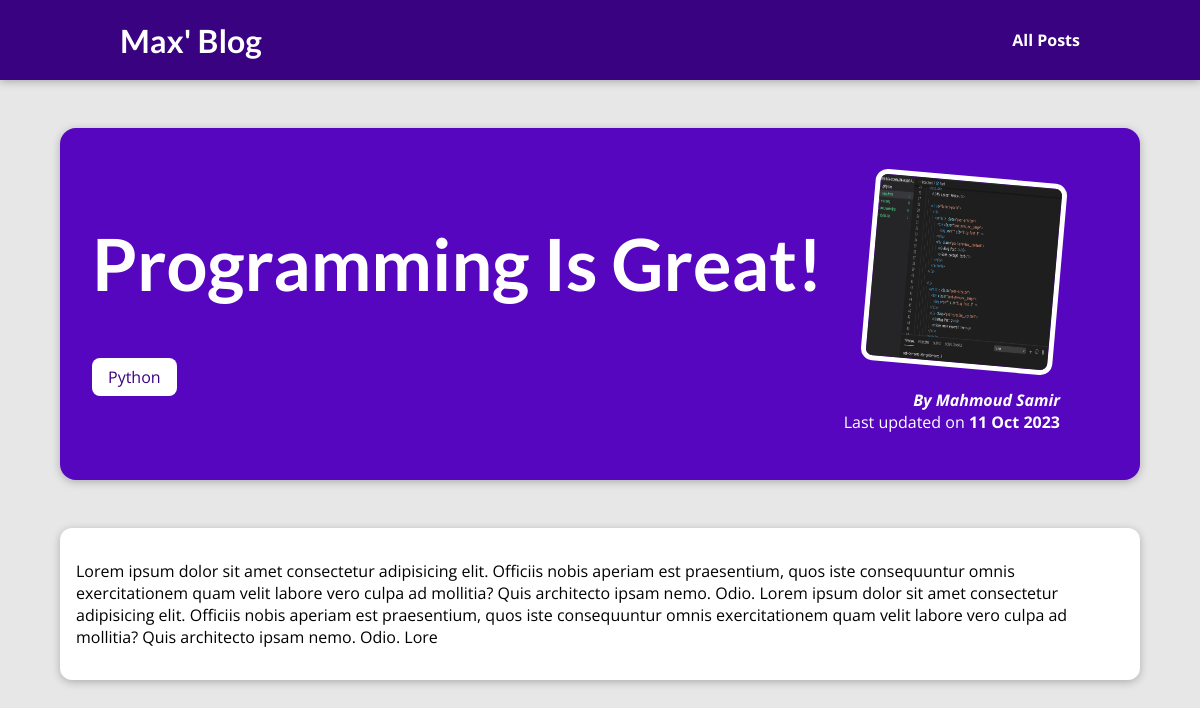
Page /posts/programming-is-great on the earlier database version.
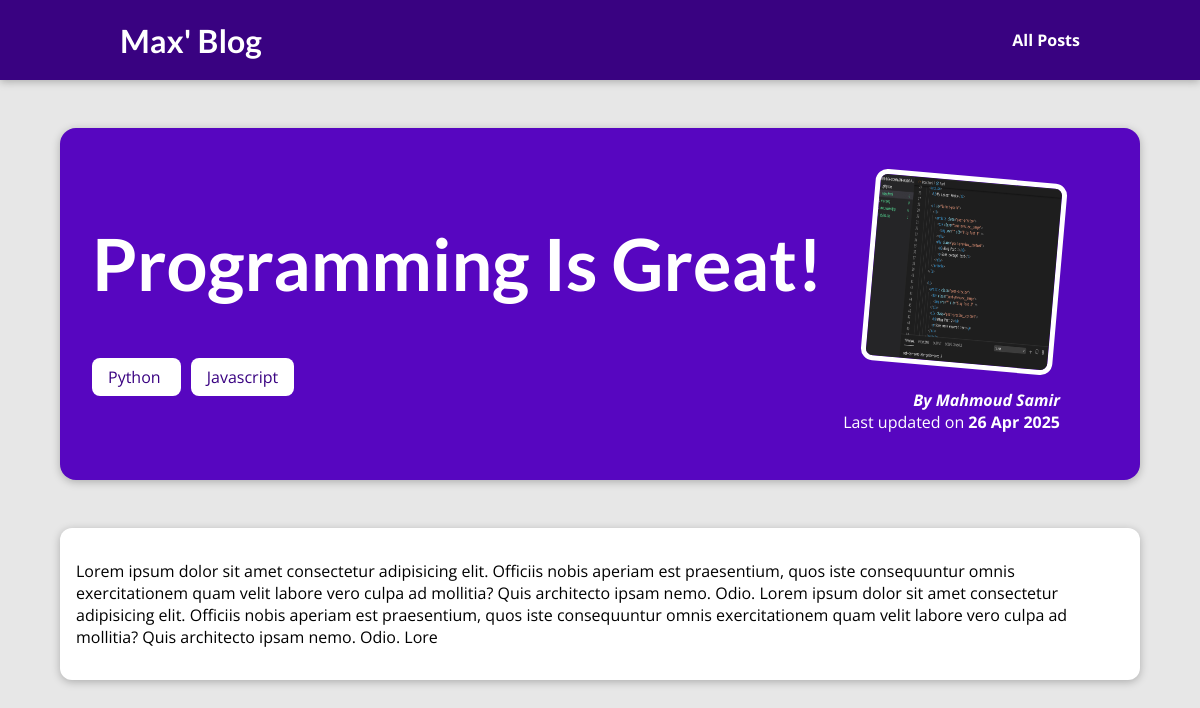
Same page on the later database version.
### blog/models.py (models this page shows, shortened)
class Post(models.Model):
    title = models.CharField(max_length= 80)
    excerpt = models.CharField(max_length= 500)
    image = models.ImageField()
    date = models.DateField(auto_now=True)
    slug = models.SlugField(blank=True, db_index=True, unique= True)
    content = models.TextField(validators=[MinLengthValidator(10)])
    author = models.ForeignKey(Author,null=True, on_delete = models.SET_NULL, related_name="posts")
    tags = models.ManyToManyField(Tag, related_name='posts')

class Tag(models.Model):
    caption = models.CharField(max_length=30)

class Author(models.Model):
    first_name = models.CharField(max_length=50)
    last_name = models.CharField(max_length=50)
    email = models.EmailField(max_length=100)

### blog/views.py (the view)
# urls.py: path("posts/<slug:slug>", views.PostDetailView.as_view(),
class PostDetailView(DetailView):
    template_name = "blog/post-detail.html"
    model = Post
    def get_context_data(self, **kwargs):
        context = super().get_context_data(**kwargs)
        context['tags'] = self.object.tags.all()
        return context

### blog/templates/blog/post-detail.html (shortened to what this page needs)
{% extends "base.html" %}
{% load static %}
{% block css_files %}
<link rel="stylesheet" href="{% static "blog/post-detail.css" %}" />
{% endblock %}
{% block content %}
<section id="summary">
  <h2>{{ post.title }}</h2>
  <div>
    {% for tag in tags %}
      <span class="tag"> {{tag.caption}} </span>
    {% endfor %}
  </div>
  <article>
    <img src="{{ post.image.url }}" alt="{{ post.title }}" />
    <address>By <a href="mailto:{{post.author.email}}">{{ post.author.first_name }} {{ post.author.last_name }}</a></address>
    <div>Last updated on <time>{{ post.date|date:"d M Y" }}</time></div>
  </article>
</section>
<main>
  {{ post.content|linebreaks }}
</main>
{% endblock %}

### templates/base.html (shortened to what this page needs)
{% load static %}
<!DOCTYPE html>
<html lang="en">
<head>
  <link rel="stylesheet" href="{% static "app.css" %}">
  {% block css_files %}{% endblock %}
</head>
<body>
  <header id="main-navigation">
    <h1><a href="{% url "starting-page" %}">Max' Blog</a></h1>
    <nav>
      <a href="{% url "posts-page" %}">All Posts</a>
    </nav>
  </header>
  {% block content %}
  {% endblock %}
</body>
</html>

### static/app.css (style rules this page uses)
* { box-sizing: border-box; }
html { font-family: 'Open Sans', 'Lato', sans-serif; }
body { margin: 0; }
h1, h2, h3 { font-family: 'Lato', sans-serif; font-weight: bold; }
#main-navigation { width: 100%; height: 5rem; display: flex; justify-content: space-between; align-items: center; padding: 0 10%; position: absolute; top: 0; left: 0; }
#main-navigation a { text-decoration: none; color: white; font-weight: bold; }

### blog/static/blog/post-detail.css (style rules this page uses)
body { background-color: #e7e7e7; }
#main-navigation { background-color: #390281; box-shadow: 0 2px 8px rgba(0, 0, 0, 0.25); }
#summary { margin: 8rem auto 3rem auto; padding: 2rem; width: 90%; max-width: 90rem; border-radius: 16px; background-color: #5706c0; position: relative; box-shadow: 0 2px 8px rgba(0, 0, 0, 0.25); height: 22rem; }
#summary h2 { color: white; font-size: 4.5rem; }
#summary article { position: absolute; top: 2rem; right: 3rem; padding: 1rem 2rem; border-radius: 12px; text-align: right; color: white; }
#summary article img { width: 12rem; height: 12rem; border-radius: 12px; transform: rotateZ(5deg); border: 5px solid white; margin-bottom: 1rem; }
#summary address { font-weight: bold; }
#summary a { color: white; text-decoration: none; }
#summary time { font-weight: bold; }
main { width: 90%; max-width: 90rem; margin: 3rem auto; background-color: white; padding: 1rem; border-radius: 12px; box-shadow: 0 2px 8px rgba(0, 0, 0, 0.25); }
.tag { background-color: white; color: #390281; padding: 0.5rem 1rem; border-radius: 8px; margin-right: 10px; }

Differences in the rows shown:
changed Post "Programming Is Great!": date "11 Oct 2023" → "26 Apr 2025"
added Tag: caption "Javascript"
